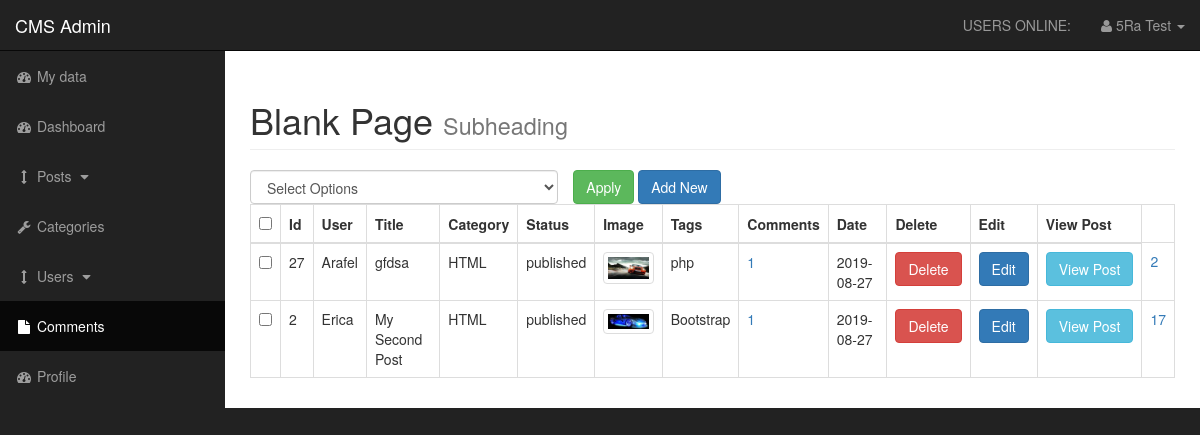
Screenshot of /admin/posts.php (signed in) with the database file from the repository.
### tables this page shows
CREATE TABLE `posts` (
  `post_id` int(3) NOT NULL,
  `post_category_id` int(3) NOT NULL,
  `user_id` int(11) NOT NULL,
  `post_title` varchar(255) NOT NULL,
  `post_author` varchar(255) NOT NULL,
  `post_user` varchar(255) NOT NULL,
  `post_date` date NOT NULL,
  `post_image` text NOT NULL,
  `post_content` text NOT NULL,
  `post_tags` varchar(255) NOT NULL,
  `post_comment_count` int(11) NOT NULL,
  `post_status` varchar(255) NOT NULL DEFAULT 'draft',
  `post_views_count` int(11) NOT NULL,
  `likes` int(11) NOT NULL
);

CREATE TABLE `categories` (
  `cat_id` int(3) NOT NULL,
  `cat_title` varchar(255) NOT NULL,
  `user_id` int(11) NOT NULL
);

### admin/functions.php (called while the page is built, shortened)
<?php
function currentUser(){
    if(isset($_SESSION['username'])) {
        return $_SESSION['username'];
    }
}

### admin/includes/view_all_posts.php (the view, shortened to what this page needs)
<form action="" method="post">
<table class="table table-hover table-bordered">
    <div id="bulkOptionContainer" class="col-xs-4">
        <select class="form-control" name="bulk_options" id="">
            <option value="">Select Options</option>
        </select>
    </div>
    <div class="col-xs-4">
        <input type="submit" name="submit" class="btn btn-success" value="Apply">
        <a class="btn btn-primary" href="posts.php?source=add_post">Add New</a>
    </div>
    <thead>
    <tr>
        <th><input id="selectAllBoxes" type="checkbox"></th>
        <th>Id</th>
        <th>User</th>
        <th>Title</th>
        <th>Category</th>
        <th>Status</th>
        <th>Image</th>
        <th>Tags</th>
        <th>Comments</th>
        <th>Date</th>
        <th>Delete</th>
        <th>Edit</th>
        <th>View Post</th>
    </tr>
    </thead>
    <tbody>
    <?php
    $user = currentUser();
    $query = "SELECT posts.post_id, posts.post_author, posts.post_user, posts.post_title, posts.post_category_id, posts.post_status, posts.post_image, posts.post_tags, posts.post_comment_count, posts.post_date, posts.post_views_count, ";
    $query .= " categories.cat_id, categories.cat_title FROM posts LEFT JOIN categories ON posts.post_category_id = categories.cat_id WHERE posts.post_user = '$user' ORDER BY posts.post_id DESC";
    $select_posts = mysqli_query($connection, $query);
    while($row = mysqli_fetch_assoc($select_posts)) {
        $post_id = $row['post_id'];
        $post_author = $row['post_author'];
        $post_user = $row['post_user'];
        $post_title = $row['post_title'];
        $post_status = $row['post_status'];
        $post_image = $row['post_image'];
        $post_tags = $row['post_tags'];
        $post_date = $row['post_date'];
        $post_views_count = $row['post_views_count'];
        $cat_title = $row['cat_title'];
        echo "<tr>"; ?>
        <td><input class='checkBoxes' type='checkbox' name="checkBoxArray[]" value="<?php echo $post_id; ?>"></td>
        <?php
        echo "<td>$post_id</td>";
        if(!empty($post_author)){
            echo "<td>$post_author</td>";
        } elseif (!empty($post_user)) {
            echo "<td>$post_user</td>";
        }
        echo "<td>$post_title</td>";
        echo "<td>$cat_title</td>";
        echo "<td>$post_status</td>";
        echo "<td><img width='100' class='img-thumbnail img-responsive' src='../images/$post_image'</td>";
        echo "<td>$post_tags</td>";
        $query = "SELECT * FROM comments WHERE comment_post_id = $post_id ";
        $send_comment_query = mysqli_query($connection, $query);
        $count_comments = mysqli_num_rows($send_comment_query);
        echo "<td><a href='post_comments.php?id=$post_id'>$count_comments</a></td>";
        echo "<td>$post_date</td>";
?>
    <form method="post">
        <?php
        echo "<td><input class='btn btn-danger' type='submit' name='delete' value='Delete'></td>"
        ?>
    </form>
<?php
        echo "<td><a class='btn btn-primary' href='posts.php?source=edit_post&p_id={$post_id}'>Edit</a></td>";
        echo "<td><a class='btn btn-info' href='../post.php?p_id={$post_id}'>View Post</a></td>";
        echo "<td><a href='posts.php?reset={$post_id}'>{$post_views_count}</a></td>";
        echo "</tr>";
 }
    ?>
    </tbody>
</table>
</form>

### admin/css/sb-admin.css (style rules this page uses)
body { margin-top: 100px; background-color: #222; }
@media (min-width:768px) { body { margin-top: 50px; } }
#bulkOptionContainer { padding: 0px; }

### rows the page displays
posts: post_id "27", post_user "Arafel", post_title "gfdsa", categories.cat_title "HTML", post_status "published", post_image (picture), post_tags "php", count_comments "1", post_date "2019-08-27", post_views_count "2"
posts: post_id "2", post_author "Erica", post_title "My Second Post", categories.cat_title "HTML", post_status "published", post_image (picture), post_tags "Bootstrap", count_comments "1", post_date "2019-08-27", post_views_count "17"

### other values shown
$_SESSION['firstname'] "5Ra"
$_SESSION['lastname'] "Test"
